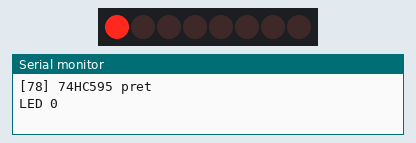
Recording of a sketch running on a simulated Arduino Uno, built with avr-gcc and run on an emulated ATmega328P. On the bench: 8 shift-register outputs drawn as a row of LEDs (first output left, lit = HIGH), the last lines printed to the serial monitor. Wiring (inferred from the names in the program): shift register (74HC595): data pin 11; shift clock pin 12; latch pin 8. Wiring (inferred from the signals the program sends): row of LEDs: on Q0, Q1, Q2, Q3, Q4, Q5, Q6, Q7.

Above: at 0.1 s.
At 0.7 s:
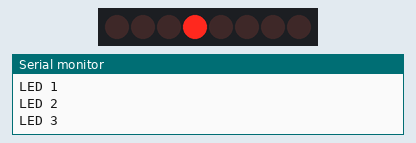
At 1.1 s:
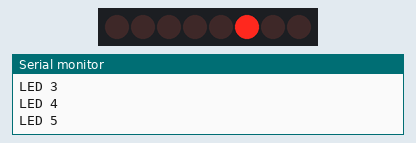
At 1.5 s:
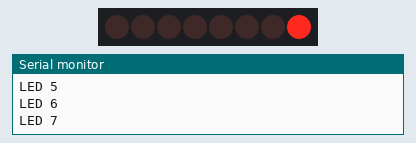
At 2.5 s:
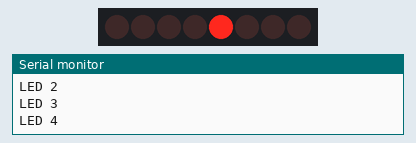
At 3.5 s:
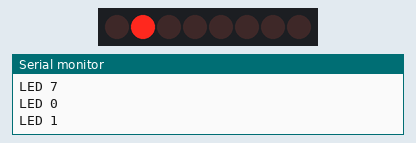
Timing chart, 0 to 3.8 s (numbered marks = the images above):
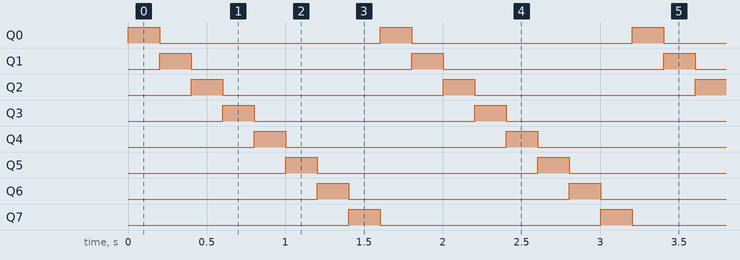

The sketch:

78_Registre_74HC595.ino
```cpp
/*
 * =====================================================================
 *  Arduino Lab Nexus v6.1.0 STABLE  -  74HC595 + 8 LED
 * =====================================================================
 *  Explication : Pilote 8 LED avec seulement 3 broches grâce au registre à décalage 74HC595.
 *  Carte       : Arduino UNO / Nano (ATmega328P) - compatible Mega
 *  Moniteur    : 9600 bauds
 *
 *  Câblage :
 *   Arduino 5V     -> 74HC595 VCC (16) + MR (10)
 *   Arduino GND    -> 74HC595 GND (8) + OE (13)
 *   Arduino D11    -> 74HC595 DS (14)
 *   Arduino D12    -> 74HC595 SH_CP (11)
 *   Arduino D8     -> 74HC595 ST_CP (12)
 *
 *  Bibliothèques requises (arduino-cli lib install "...") : aucune
 * =====================================================================
 */
// @libs:

// Broches du registre
const uint8_t PIN_DATA  = 11;  // DS
const uint8_t PIN_CLOCK = 12;  // SH_CP
const uint8_t PIN_LATCH = 8;   // ST_CP

// Envoie un octet au registre (1 bit = 1 LED)
void envoyer(byte valeur) {
  digitalWrite(PIN_LATCH, LOW);
  shiftOut(PIN_DATA, PIN_CLOCK, MSBFIRST, valeur);
  digitalWrite(PIN_LATCH, HIGH);   // copie vers les sorties
}

void setup() {
  pinMode(PIN_DATA, OUTPUT);
  pinMode(PIN_CLOCK, OUTPUT);
  pinMode(PIN_LATCH, OUTPUT);
  Serial.begin(9600);
  Serial.println(F("[78] 74HC595 pret"));
}

void loop() {
  // Chenillard : une LED allumée à la fois
  for (uint8_t i = 0; i < 8; i++) {
    envoyer(1 << i);
    Serial.print(F("LED ")); Serial.println(i);
    delay(200);
  }
}
```

Measured:
- by itself, Q0–7: alternates HIGH for 0.20 s and LOW for 1.4 s
- by itself, everything shown: repeats every 1.6 s, in 8 steps
